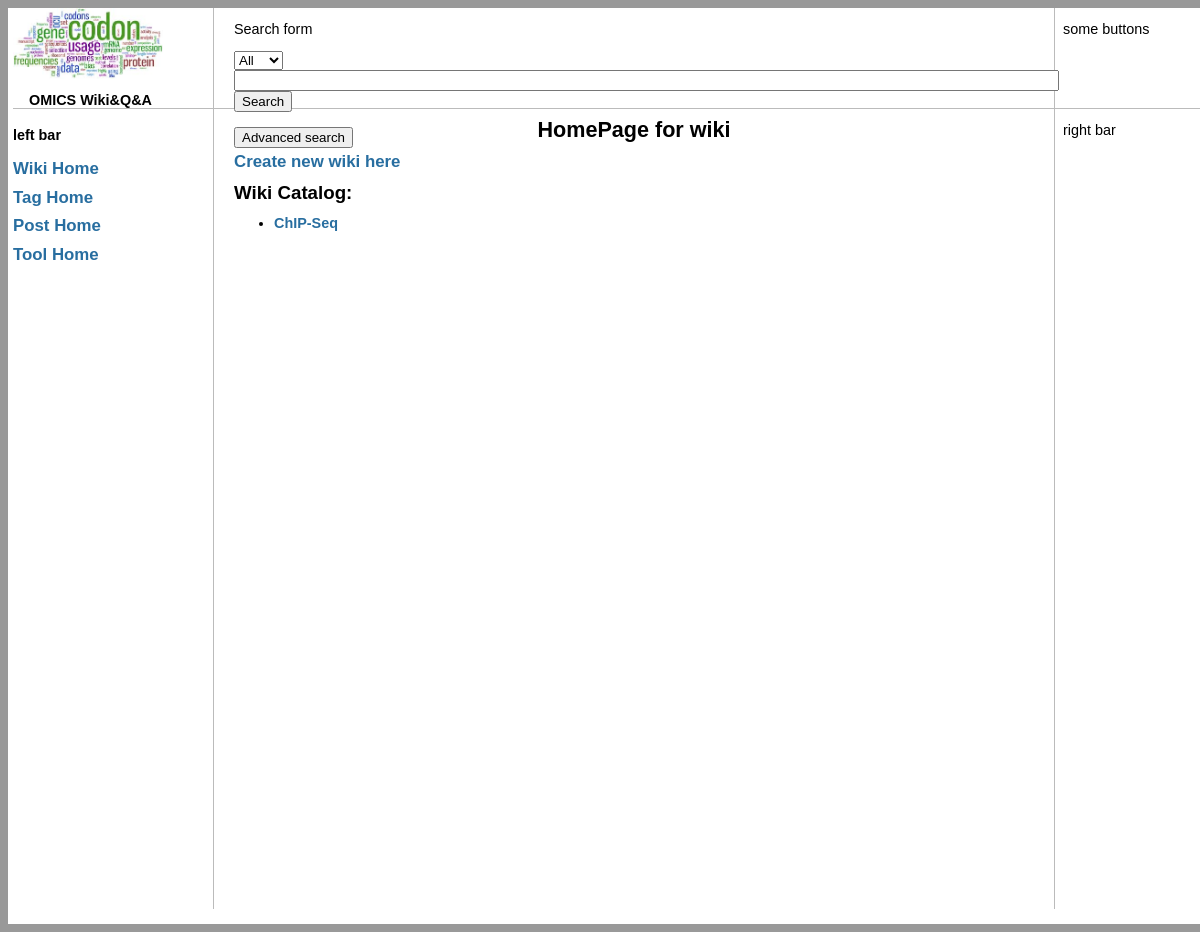
The app's page /wiki/, older data.
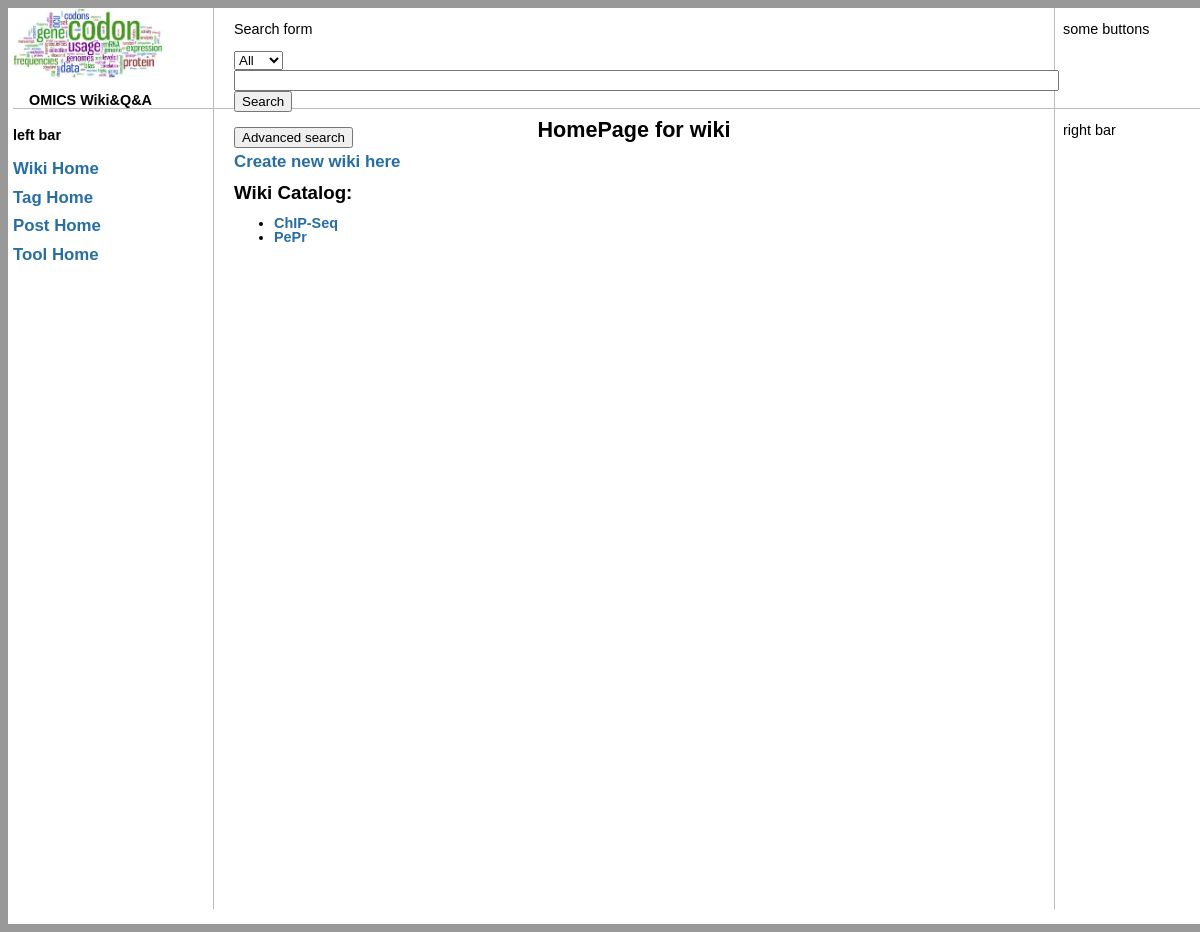
The same page, newer data.
### wiki/models.py (models this page shows, shortened)
class Page(models.Model):
    title = models.CharField(max_length=255)
    tags = models.ManyToManyField(Tag)
    content = models.TextField(blank=True)

### wiki/views.py (the view)
class IndexView(ListView):
    model = Page
    template_name = "wiki/index.html"
    context_object_name = "wiki_list"

### templates/wiki/index.html
{% extends 'base.html' %}
{% block content %}
<h1> HomePage for wiki</h1>
<h3> <a href = "{% url 'wiki:wiki-new' %}"> Create new wiki here </a> </h3>
<h2> Wiki Catalog: </h2>
{% if wiki_list %}
<ul>
{% for wiki in wiki_list %}
<li> <a href= "{% url 'wiki:wiki-detail' wiki.id %}" >{{ wiki.title }} </a></li>
{% endfor %}
</ul>
{% else %}
<p> no wiki available </p>
{% endif %}
{% endblock content %}

Row changes from the older to the newer data that the page shows:
added Page: title "PePr"
